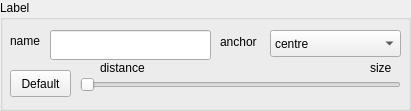
    <widget class="QGroupBox" name="ang_groupBox_label">
     <property name="geometry">
      <rect>
       <x>10</x>
       <y>220</y>
       <width>411</width>
       <height>111</height>
      </rect>
     </property>
     <property name="title">
      <string>Label</string>
     </property>
     <widget class="QLabel" name="label_81">
      <property name="geometry">
       <rect>
        <x>10</x>
        <y>26</y>
        <width>41</width>
        <height>31</height>
       </rect>
      </property>
      <property name="focusPolicy">
       <enum>Qt::ClickFocus</enum>
      </property>
      <property name="text">
       <string>name</string>
      </property>
     </widget>
     <widget class="QLineEdit" name="ang_le_name">
      <property name="geometry">
       <rect>
        <x>50</x>
        <y>30</y>
        <width>161</width>
        <height>30</height>
       </rect>
      </property>
      <property name="focusPolicy">
       <enum>Qt::ClickFocus</enum>
      </property>
     </widget>
     <widget class="QPushButton" name="ang_pb_default_label_distance">
      <property name="geometry">
       <rect>
        <x>10</x>
        <y>70</y>
        <width>61</width>
        <height>27</height>
       </rect>
      </property>
      <property name="focusPolicy">
       <enum>Qt::NoFocus</enum>
      </property>
      <property name="text">
       <string>Default</string>
      </property>
     </widget>
     <widget class="QSlider" name="ang_hslider_label_distance">
      <property name="geometry">
       <rect>
        <x>80</x>
        <y>70</y>
        <width>321</width>
        <height>29</height>
       </rect>
      </property>
      <property name="focusPolicy">
       <enum>Qt::ClickFocus</enum>
      </property>
      <property name="maximum">
       <number>360</number>
      </property>
      <property name="singleStep">
       <number>1</number>
      </property>
      <property name="value">
       <number>0</number>
      </property>
      <property name="orientation">
       <enum>Qt::Horizontal</enum>
      </property>
     </widget>
     <widget class="QLabel" name="label_83">
      <property name="geometry">
       <rect>
        <x>100</x>
        <y>60</y>
        <width>101</width>
        <height>17</height>
       </rect>
      </property>
      <property name="focusPolicy">
       <enum>Qt::ClickFocus</enum>
      </property>
      <property name="text">
       <string>distance</string>
      </property>
     </widget>
     <widget class="QLabel" name="ang_label_label_distance">
      <property name="geometry">
       <rect>
        <x>370</x>
        <y>60</y>
        <width>41</width>
        <height>17</height>
       </rect>
      </property>
      <property name="focusPolicy">
       <enum>Qt::ClickFocus</enum>
      </property>
      <property name="text">
       <string>size</string>
      </property>
     </widget>
     <widget class="QLabel" name="label_84">
      <property name="geometry">
       <rect>
        <x>220</x>
        <y>26</y>
        <width>51</width>
        <height>31</height>
       </rect>
      </property>
      <property name="text">
       <string>anchor</string>
      </property>
     </widget>
     <widget class="QComboBox" name="ang_cb_selector_label_anchor">
      <property name="geometry">
       <rect>
        <x>270</x>
        <y>30</y>
        <width>131</width>
        <height>27</height>
       </rect>
      </property>
      <property name="focusPolicy">
       <enum>Qt::ClickFocus</enum>
      </property>
      <item>
       <property name="text">
        <string>centre</string>
       </property>
      </item>
      <item>
       <property name="text">
        <string>north</string>
       </property>
      </item>
      <item>
       <property name="text">
        <string>north west</string>
       </property>
      </item>
      <item>
       <property name="text">
        <string>west</string>
       </property>
      </item>
      <item>
       <property name="text">
        <string>south west</string>
       </property>
      </item>
      <item>
       <property name="text">
        <string>south</string>
       </property>
      </item>
      <item>
       <property name="text">
        <string>south east</string>
       </property>
      </item>
      <item>
       <property name="text">
        <string>east</string>
       </property>
      </item>
      <item>
       <property name="text">
        <string>north east</string>
       </property>
      </item>
     </widget>
    </widget>
